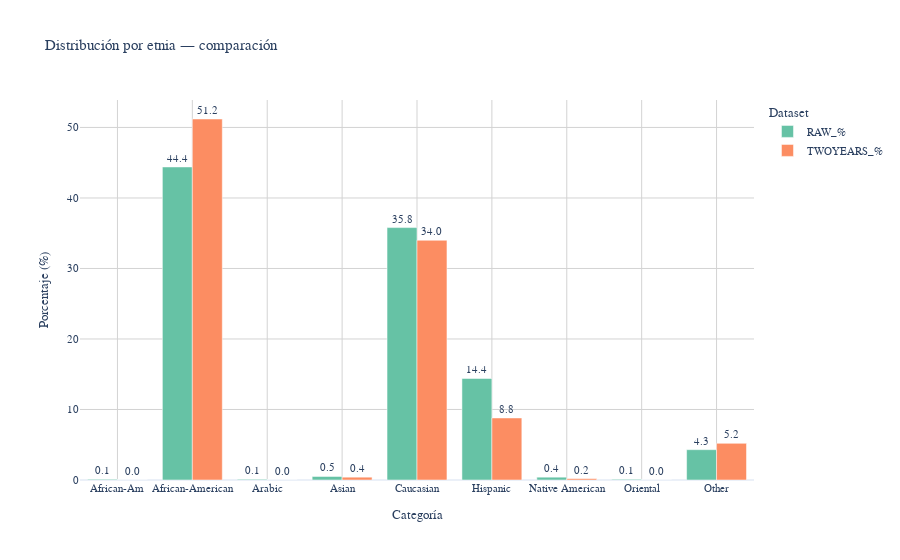
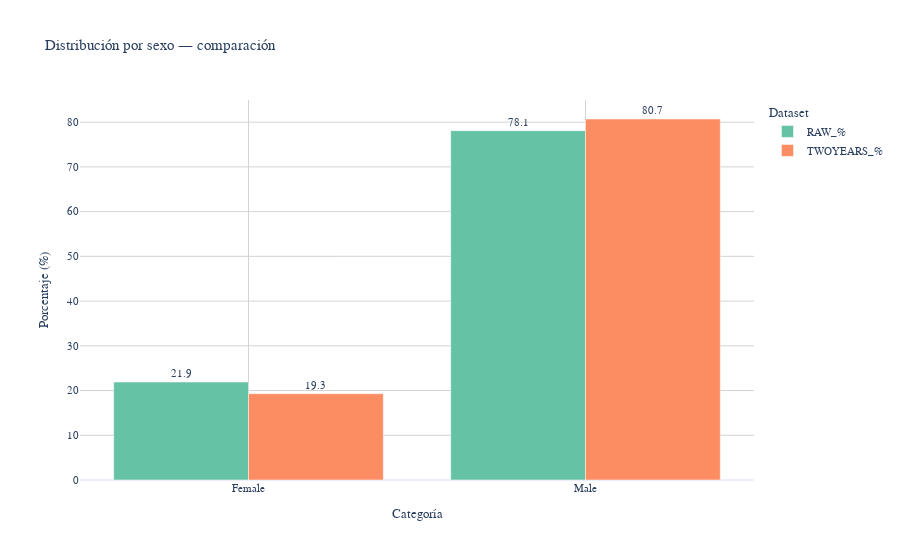
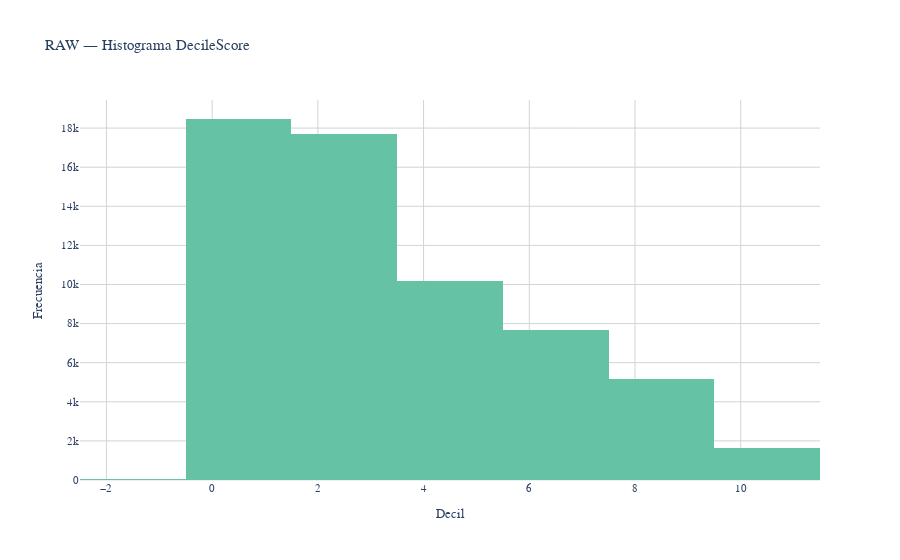
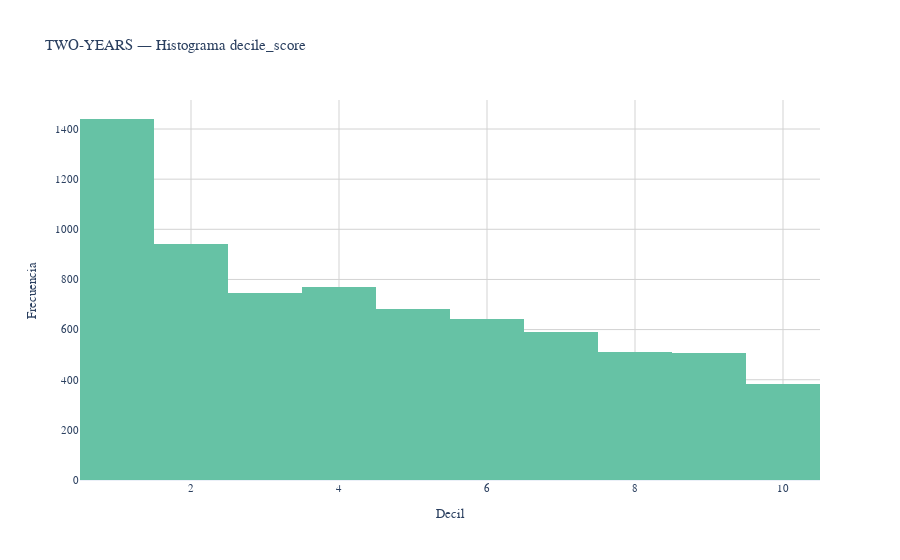

These figures' notebook cell, in order:
### Markdown cell above
Con este código buscamos una **mirada rápida** para entender si los dos datasets (RAW y TWO-YEARS)  
**se parecen en lo básico** o si ya vienen **diferentes** por cómo se han filtrado/creado.

- **Tamaños**: veo cuántas filas y columnas tiene cada uno (recordatorio: no son iguales).
- **Composición**: comparo **% por etnia y sexo** en cada dataset.  
  Si cambian mucho, lo apunto porque puede afectar las conclusiones.
- **Puntajes COMPAS**: miro el **histograma de deciles** en cada dataset para ver si la distribución es similar  
  o si el TWO-YEARS está concentrado en algunos rangos.
- **Objetivo (reincidencia)**: calculo la **tasa base** en TWO-YEARS (en RAW no aplica).  
  Esto me da una referencia para interpretar métricas más adelante.

> **OJO (qué NO es)**:  
> - No estamos uniendo datasets ni comprobando claves.  
> - No demuestra sesgo por sí mismo; solo nos dice **dónde podría haber diferencias** que mirar luego.

**INSIGHT a buscar**: si los % por etnia/sexo o la forma del histograma cambian mucho entre RAW y TWO-YEARS,  
es normal que más adelante aparezcan resultados distintos.  
**CAUTION**: anotar estas diferencias ahora evita malinterpretar las métricas de sesgo después.

### Code cell
# --- Localizador de columnas robusto (ES/EN, case-insensitive) ---
def col(df, *names):
    cols_lower = {c.lower(): c for c in df.columns}
    for n in names:
        if n in df.columns:
            return n
        if n.lower() in cols_lower:
            return cols_lower[n.lower()]
    return None

# --- Columnas en cada dataset ---
race_raw = col(raw_df_original, 'etnia','race','Ethnic_Code_Text')
sex_raw  = col(raw_df_original, 'genero','sexo','sex','Sex_Code_Text')
dec_raw  = col(raw_df_original, 'puntaje_decil','decil','decile_score','DecileScore')

race_2y  = col(twoyear_df_original, 'etnia','race')
sex_2y   = col(twoyear_df_original, 'genero','sexo','sex')
dec_2y   = col(twoyear_df_original, 'puntaje_decil','decil','decile_score')
y_2y     = col(twoyear_df_original, 'reincide','two_year_recid','reincidencia_2a')

# --- 1) Tamaños (usa nuestro estilo de tabla estándar) ---
pd.DataFrame({
    'dataset': ['raw_df_original','twoyear_df_original'],
    'filas':   [len(raw_df_original), len(twoyear_df_original)],
    'columnas':[raw_df_original.shape[1], twoyear_df_original.shape[1]]
})

# --- Helpers ---
def pct(df, c):
    return (df[c].value_counts(normalize=True) * 100).round(1) if c else pd.Series(dtype='float')

def plot_pct_compare(series_raw, series_2y, titulo):
    """Gráfico de barras agrupadas con estilo homogéneo (Plotly)."""
    cats = sorted(set(series_raw.index) | set(series_2y.index), key=str)
    df_plot = pd.DataFrame({
        'Categoría': cats,
        'RAW_%': series_raw.reindex(cats).fillna(0).values,
        'TWOYEARS_%': series_2y.reindex(cats).fillna(0).values
    })
    df_melt = df_plot.melt(id_vars='Categoría', value_vars=['RAW_%','TWOYEARS_%'],
                           var_name='Dataset', value_name='Porcentaje')

    fig = px.bar(df_melt, x='Categoría', y='Porcentaje', color='Dataset', barmode='group',
                 text='Porcentaje', title=titulo)
    fig.update_traces(texttemplate='%{text:.1f}', textposition='outside')
    fig.update_layout(
        xaxis_title="Categoría", yaxis_title="Porcentaje (%)",
        plot_bgcolor='rgba(255, 255, 255, 1)',
        xaxis_showgrid=True, xaxis_gridcolor='lightgrey',
        yaxis_showgrid=True, yaxis_gridcolor='lightgrey'
    )
    fig.show()

# --- 2) Distribuciones por %: ETNIA y SEXO ---
if race_raw or race_2y:
    s_raw = pct(raw_df_original, race_raw) if race_raw else pd.Series(dtype='float')
    s_2y  = pct(twoyear_df_original, race_2y) if race_2y else pd.Series(dtype='float')
    display(pd.DataFrame({'RAW_%': s_raw, 'TWOYEARS_%': s_2y}).fillna(0))
    if (len(s_raw) + len(s_2y)) > 0:
        plot_pct_compare(s_raw, s_2y, 'Distribución por etnia — comparación')

if sex_raw or sex_2y:
    s_raw = pct(raw_df_original, sex_raw) if sex_raw else pd.Series(dtype='float')
    s_2y  = pct(twoyear_df_original, sex_2y) if sex_2y else pd.Series(dtype='float')
    display(pd.DataFrame({'RAW_%': s_raw, 'TWOYEARS_%': s_2y}).fillna(0))
    if (len(s_raw) + len(s_2y)) > 0:
        plot_pct_compare(s_raw, s_2y, 'Distribución por sexo — comparación')

# --- 3) Histogramas de deciles ---
if dec_raw:
    fig = px.histogram(raw_df_original, x=dec_raw, nbins=10,
                       title=f"RAW — Histograma {dec_raw}")
    fig.update_layout(
        xaxis_title="Decil", yaxis_title="Frecuencia",
        plot_bgcolor='rgba(255, 255, 255, 1)',
        xaxis_showgrid=True, xaxis_gridcolor='lightgrey',
        yaxis_showgrid=True, yaxis_gridcolor='lightgrey'
    )
    fig.show()

if dec_2y:
    fig = px.histogram(twoyear_df_original, x=dec_2y, nbins=10,
                       title=f"TWO-YEARS — Histograma {dec_2y}")
    fig.update_layout(
        xaxis_title="Decil", yaxis_title="Frecuencia",
        plot_bgcolor='rgba(255, 255, 255, 1)',
        xaxis_showgrid=True, xaxis_gridcolor='lightgrey',
        yaxis_showgrid=True, yaxis_gridcolor='lightgrey'
    )
    fig.show()

# --- 4) Tasa global del objetivo (solo two-years) ---
if y_2y:
    tasa = twoyear_df_original[y_2y].mean()
    print(f"Tasa global objetivo en TWO-YEARS ({y_2y}): {tasa:.3f} ({tasa*100:.1f}%)")
else:
    print("Objetivo (reincidencia) no disponible en RAW; solo aplica a TWO-YEARS.")

### Figure 1 — Plotly figure (JSON) as saved in the notebook; plotly's stock layout.template omitted (floating-point values rounded to 4 significant figures)
{"data": [{"alignmentgroup": "True", "hovertemplate": "Dataset=RAW_%<br>Categoría=%{x}<br>Porcentaje=%{text}<extra></extra>", "legendgroup": "RAW_%", "marker": {"color": "rgb(102,194,165)", "pattern": {"shape": ""}}, "name": "RAW_%", "offsetgroup": "RAW_%", "orientation": "v", "showlegend": true, "text": [0.1, 44.4, 0.1, 0.5, 35.8, 14.4, 0.4, 0.1, 4.3], "textposition": "outside", "texttemplate": "%{text:.1f}", "type": "bar", "x": ["African-Am", "African-American", "Arabic", "Asian", "Caucasian", "Hispanic", "Native American", "Oriental", "Other"], "xaxis": "x", "y": [0.1, 44.4, 0.1, 0.5, 35.8, 14.4, 0.4, 0.1, 4.3], "yaxis": "y"}, {"alignmentgroup": "True", "hovertemplate": "Dataset=TWOYEARS_%<br>Categoría=%{x}<br>Porcentaje=%{text}<extra></extra>", "legendgroup": "TWOYEARS_%", "marker": {"color": "rgb(252,141,98)", "pattern": {"shape": ""}}, "name": "TWOYEARS_%", "offsetgroup": "TWOYEARS_%", "orientation": "v", "showlegend": true, "text": [0.0, 51.2, 0.0, 0.4, 34.0, 8.8, 0.2, 0.0, 5.2], "textposition": "outside", "texttemplate": "%{text:.1f}", "type": "bar", "x": ["African-Am", "African-American", "Arabic", "Asian", "Caucasian", "Hispanic", "Native American", "Oriental", "Other"], "xaxis": "x", "y": [0.0, 51.2, 0.0, 0.4, 34.0, 8.8, 0.2, 0.0, 5.2], "yaxis": "y"}], "layout": {"barmode": "group", "legend": {"title": {"text": "Dataset"}, "tracegroupgap": 0}, "plot_bgcolor": "rgba(255, 255, 255, 1)", "title": {"text": "Distribución por etnia — comparación"}, "xaxis": {"anchor": "y", "domain": [0, 1], "gridcolor": "lightgrey", "showgrid": true, "title": {"text": "Categoría"}}, "yaxis": {"anchor": "x", "domain": [0, 1], "gridcolor": "lightgrey", "showgrid": true, "title": {"text": "Porcentaje (%)"}}}}

### Figure 2 — Plotly figure (JSON) as saved in the notebook; plotly's stock layout.template omitted (floating-point values rounded to 4 significant figures)
{"data": [{"alignmentgroup": "True", "hovertemplate": "Dataset=RAW_%<br>Categoría=%{x}<br>Porcentaje=%{text}<extra></extra>", "legendgroup": "RAW_%", "marker": {"color": "rgb(102,194,165)", "pattern": {"shape": ""}}, "name": "RAW_%", "offsetgroup": "RAW_%", "orientation": "v", "showlegend": true, "text": [21.9, 78.1], "textposition": "outside", "texttemplate": "%{text:.1f}", "type": "bar", "x": ["Female", "Male"], "xaxis": "x", "y": [21.9, 78.1], "yaxis": "y"}, {"alignmentgroup": "True", "hovertemplate": "Dataset=TWOYEARS_%<br>Categoría=%{x}<br>Porcentaje=%{text}<extra></extra>", "legendgroup": "TWOYEARS_%", "marker": {"color": "rgb(252,141,98)", "pattern": {"shape": ""}}, "name": "TWOYEARS_%", "offsetgroup": "TWOYEARS_%", "orientation": "v", "showlegend": true, "text": [19.3, 80.7], "textposition": "outside", "texttemplate": "%{text:.1f}", "type": "bar", "x": ["Female", "Male"], "xaxis": "x", "y": [19.3, 80.7], "yaxis": "y"}], "layout": {"barmode": "group", "legend": {"title": {"text": "Dataset"}, "tracegroupgap": 0}, "plot_bgcolor": "rgba(255, 255, 255, 1)", "title": {"text": "Distribución por sexo — comparación"}, "xaxis": {"anchor": "y", "domain": [0, 1], "gridcolor": "lightgrey", "showgrid": true, "title": {"text": "Categoría"}}, "yaxis": {"anchor": "x", "domain": [0, 1], "gridcolor": "lightgrey", "showgrid": true, "title": {"text": "Porcentaje (%)"}}}}

### Figure 3 — Plotly figure (JSON) as saved in the notebook; plotly's stock layout.template omitted (floating-point values rounded to 4 significant figures; data arrays with more than 128 entries replaced by an {"elided": "..."} marker saying what was removed)
{"data": [{"bingroup": "x", "hovertemplate": "DecileScore=%{x}<br>count=%{y}<extra></extra>", "legendgroup": "", "marker": {"color": "rgb(102,194,165)", "pattern": {"shape": ""}}, "name": "", "nbinsx": 10, "orientation": "v", "showlegend": false, "type": "histogram", "x": {"elided": "60843 int values"}, "xaxis": "x", "yaxis": "y"}], "layout": {"barmode": "relative", "legend": {"tracegroupgap": 0}, "plot_bgcolor": "rgba(255, 255, 255, 1)", "title": {"text": "RAW — Histograma DecileScore"}, "xaxis": {"anchor": "y", "domain": [0, 1], "gridcolor": "lightgrey", "showgrid": true, "title": {"text": "Decil"}}, "yaxis": {"anchor": "x", "domain": [0, 1], "gridcolor": "lightgrey", "showgrid": true, "title": {"text": "Frecuencia"}}}}

### Figure 4 — Plotly figure (JSON) as saved in the notebook; plotly's stock layout.template omitted (floating-point values rounded to 4 significant figures; data arrays with more than 128 entries replaced by an {"elided": "..."} marker saying what was removed)
{"data": [{"bingroup": "x", "hovertemplate": "decile_score=%{x}<br>count=%{y}<extra></extra>", "legendgroup": "", "marker": {"color": "rgb(102,194,165)", "pattern": {"shape": ""}}, "name": "", "nbinsx": 10, "orientation": "v", "showlegend": false, "type": "histogram", "x": {"elided": "7214 int values"}, "xaxis": "x", "yaxis": "y"}], "layout": {"barmode": "relative", "legend": {"tracegroupgap": 0}, "plot_bgcolor": "rgba(255, 255, 255, 1)", "title": {"text": "TWO-YEARS — Histograma decile_score"}, "xaxis": {"anchor": "y", "domain": [0, 1], "gridcolor": "lightgrey", "showgrid": true, "title": {"text": "Decil"}}, "yaxis": {"anchor": "x", "domain": [0, 1], "gridcolor": "lightgrey", "showgrid": true, "title": {"text": "Frecuencia"}}}}
